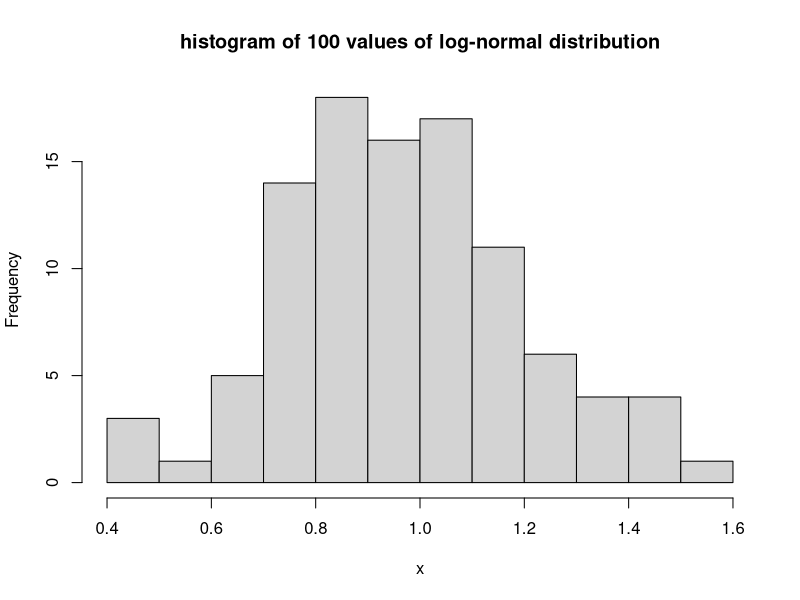
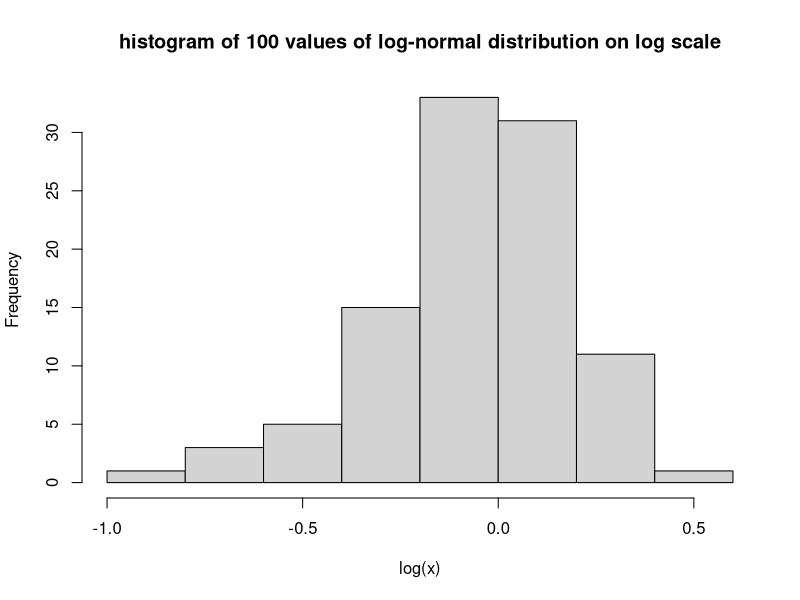

Source code (R) for these figures, in order:
## ---- chunk 1
# with mu=1, sigma=0.25 
x<- rnorm(100,1,0.25)
## ---- chunk 2
# histogram 
hist(x,main="histogram of 100 values of log-normal distribution")
## ---- chunk 3
#histogram on log scale
hist(log(x),main="histogram of 100 values of log-normal distribution on log scale")
## ---- chunk 4
#mean
mean(x)

#variance
var(x)
